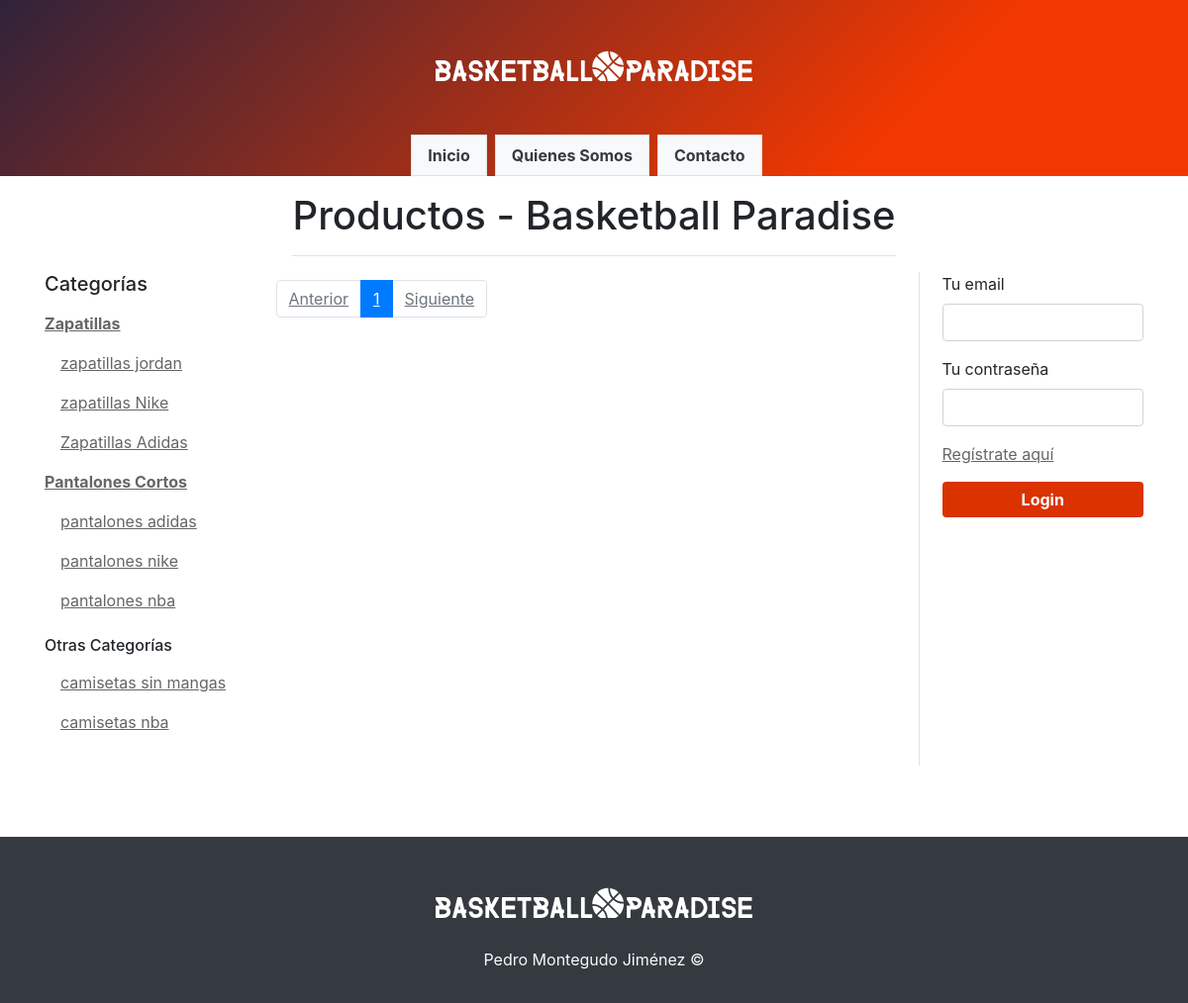
The page /productos.php on the database its author committed.
### tables this page shows
CREATE TABLE `categories` (
  `id` int(11) NOT NULL,
  `name` varchar(255) NOT NULL,
  `category_id` int(11) DEFAULT NULL COMMENT 'id de la categoria a la que pertenece. NULL si es categoría padre; 0 si no tiene categoría'
);

### config/db.php (called while the page is built)
<?php
function conn() {
    try {
        $db = new PDO('mysql:host=localhost;dbname='.DB_NAME, DB_USER, DB_PASS);
        $db->setAttribute(PDO::ATTR_ERRMODE, PDO::ERRMODE_EXCEPTION);
        $db->exec("SET NAMES utf8");
        return $db;
    } catch (PDOException $e) {
        echo "Error: " . $e->getMessage();
        return null;
    }
}

### models/Category.php (called while the page is built, shortened)
<?php
class Category
{
    private $id;
    private $name;
    public function getId()
    {
        return $this->id;
    }
    public function getName()
    {
        return $this->name;
    }
    private static function db()
    {
        return conn();
    }
    public static function getAll($onlyMain = false)
    {
        $sqlForMain = '';
        if($onlyMain) $sqlForMain = '  WHERE category_id IS NULL';
        try {
            $stmt = self::db()->prepare("SELECT * FROM categories $sqlForMain");
            $stmt->execute();
            $result = $stmt->fetchAll(PDO::FETCH_CLASS, "Category");
            return $result;
        } catch (Exception $e) {
            echo 'Error: ' . $e->getMessage();
        }
    }
    public static function getAllWithoutParentNotMain()
    {
        try {
            $stmt = self::db()->prepare("SELECT * FROM categories WHERE category_id = 0");
            $stmt->execute();
            $result = $stmt->fetchAll(PDO::FETCH_CLASS, "Category");
            return $result;
        } catch (Exception $e) {
            echo 'Error: ' . $e->getMessage();
        }
    }
    public function getSubcategories()
    {
        try {
            $stmt = self::db()->prepare("SELECT * FROM categories WHERE category_id = :category_id");
            $stmt->execute([':category_id' => $this->id]);
            $stmt->setFetchMode(PDO::FETCH_CLASS, "Category");
            if ($stmt->rowCount() > 0) {
                $categories = $stmt->fetchAll();
                return $categories;
            } else {
                $response = ['type' => 'error', 'message' => 'No se han encontrado datos'];
            }
        } catch (Exception $e) {
            $response =  ['type' => 'error', 'message' => 'Error: ' . $e->getMessage()];
        }
        return $response;
    }
}

### inc/layout/aside-left.php (the view)
<div class="col">
    <h5>Categorías</h5>
    <div class="mb-4">
        <?php
        $mainCategories = Category::getAll(true);
        foreach ($mainCategories as $mainCategory) : ?>
            <a class="nav-link pl-0 font-weight-bold" href="<?= RUTA_HOME ?>productos.php?c=<?= $mainCategory->getId() ?>"><?= $mainCategory->getName() ?></a>
            <?php
            $subcategories = $mainCategory->getSubcategories();
            if (!isset($subcategories['type'])) {
                foreach ($subcategories as $secondaryCategory) : ?>
                    <a class="nav-link" href="<?= RUTA_HOME ?>productos.php?c=<?= $secondaryCategory->getId() ?>"><?= $secondaryCategory->getName() ?></a>
            <?php endforeach;
            }
        endforeach;
        ?>
        <h6 class="mt-3">Otras Categorías</h6>
        <?php
        $categoriesWithoutParentNotMain = Category::getAllWithoutParentNotMain();
        foreach ($categoriesWithoutParentNotMain as $category):
            ?>
            <a class="nav-link" href="<?= RUTA_HOME ?>productos.php?c=<?= $category->getId() ?>"><?= $category->getName() ?></a>
        <?php
        endforeach;
        ?>
    </div>
</div>

### assets/css/main.css (style rules this page uses)
* { box-sizing: border-box; }
html { position: relative; }
body { min-height: 100vh; }
a { color: #666; text-decoration: underline; }

### rows shown on the page
categories: name "Zapatillas"
categories: name "zapatillas jordan"
categories: name "zapatillas Nike"
categories: name "Zapatillas Adidas"
categories: name "Pantalones Cortos"
categories: name "pantalones adidas"
categories: name "pantalones nike"
categories: name "pantalones nba"
categories: name "camisetas sin mangas"
categories: name "camisetas nba"

### other values the page prints
$link['text'] "Inicio"
$link['text'] "Quienes Somos"
$link['text'] "Contacto"
$pageTitle "Productos - Basketball Paradise"
